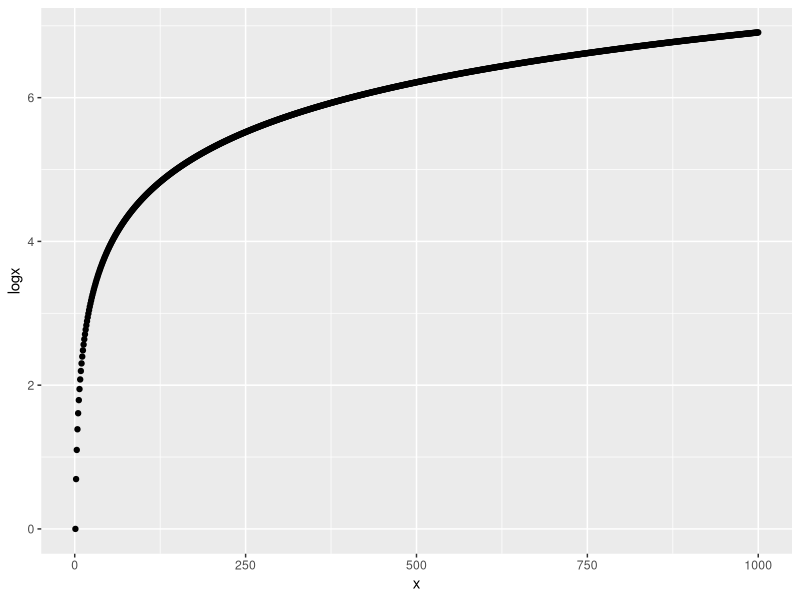
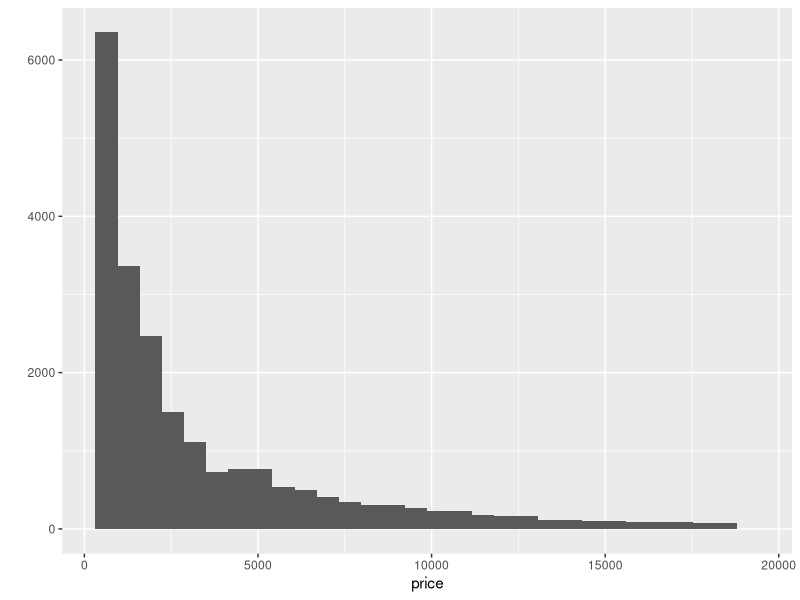
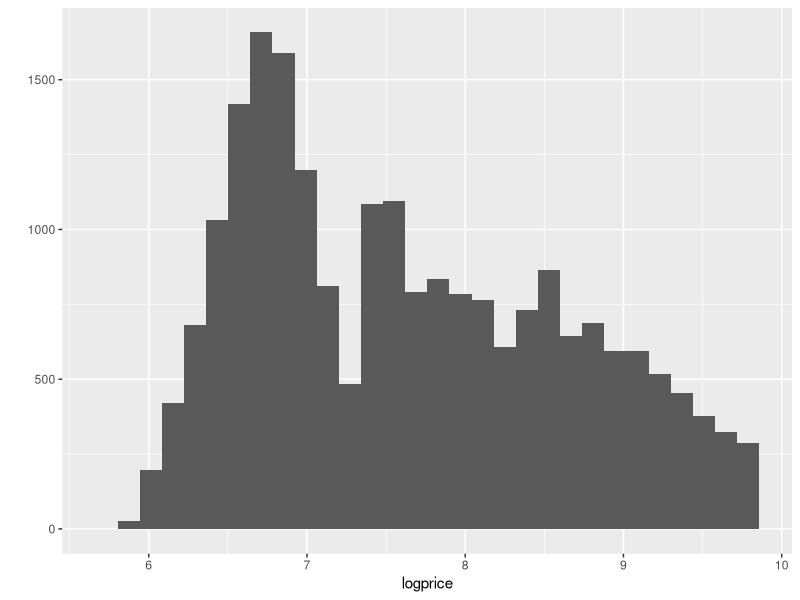
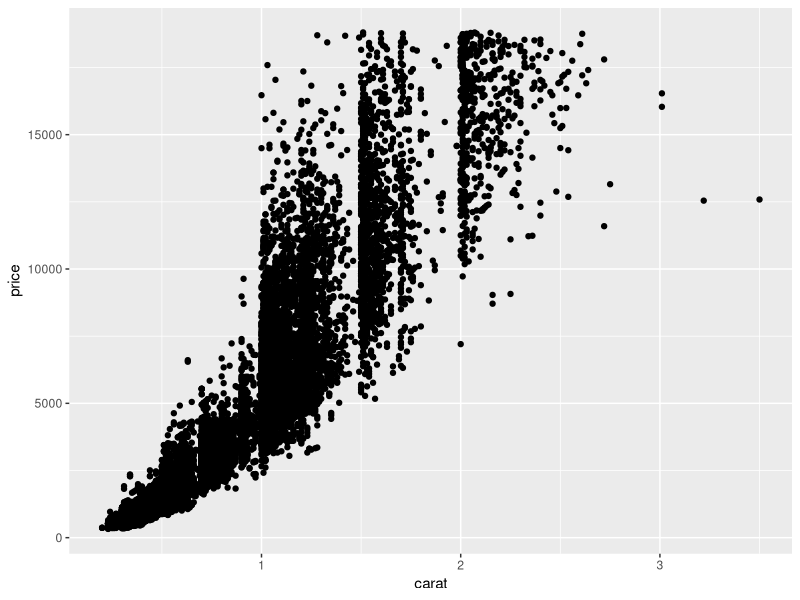
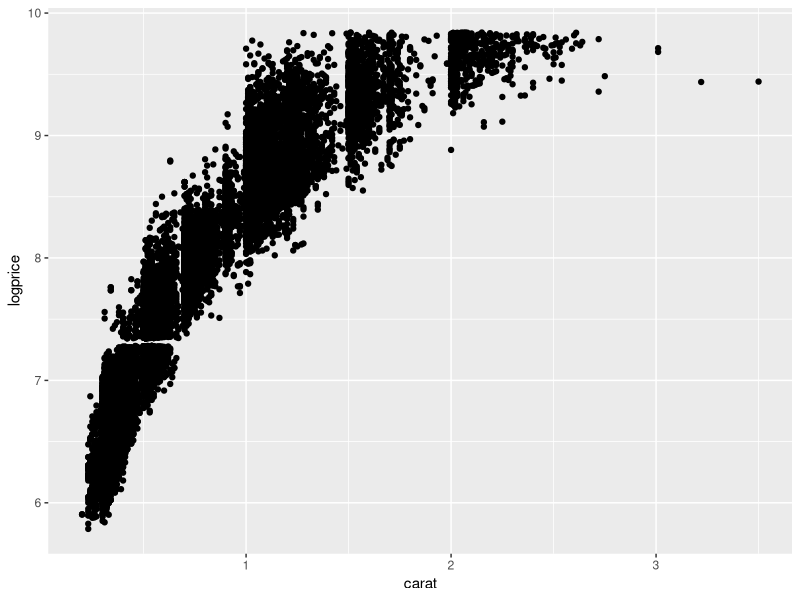
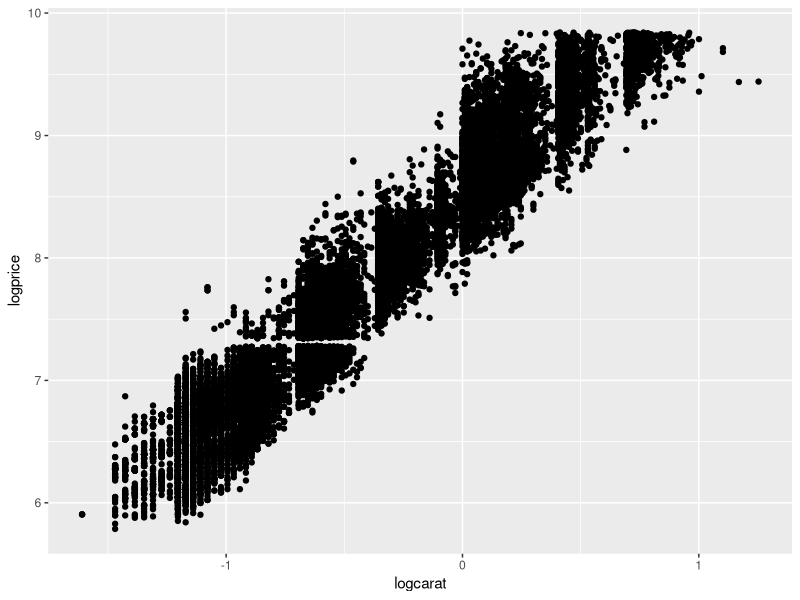
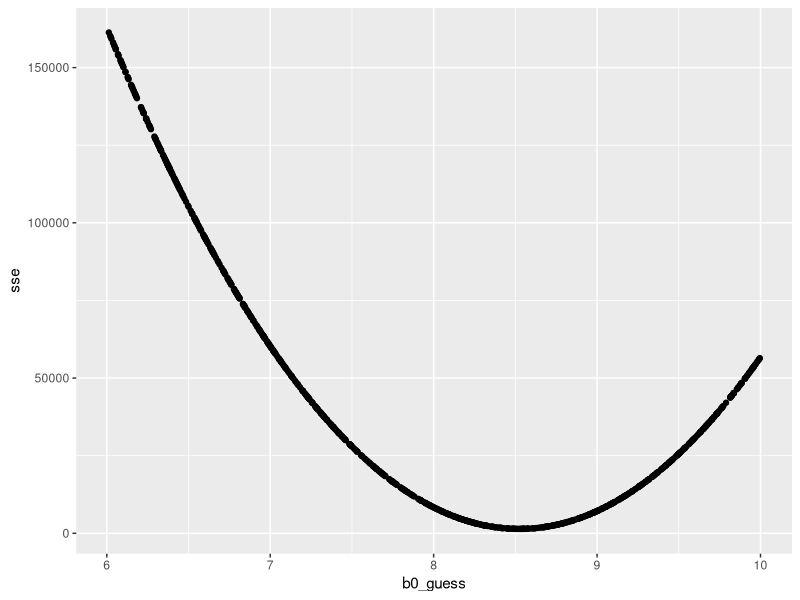
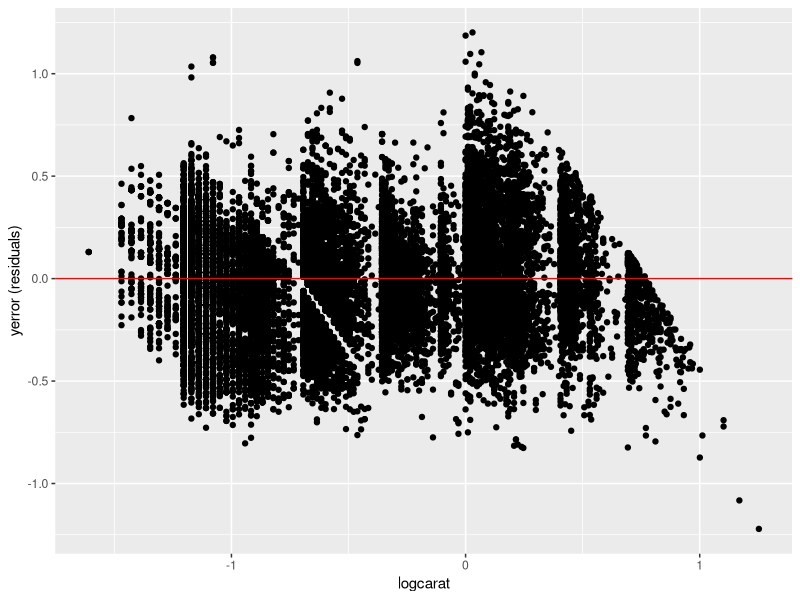

Source code (R) for these figures, in order:
## ---- chunk 1
knitr::opts_chunk$set(echo = TRUE)
## ---- chunk 2
## Including Plots

## You can also embed plots, for example:
## plot(pressure)

## Note that the `echo = FALSE` parameter was added to the code chunk to prevent printing of the R code that generated the plot.

## ---- chunk 3
library(tidyverse)
data("diamonds")
view(diamonds)
table(diamonds$cut)
ideal <- filter(diamonds, cut == "Ideal")
view(ideal)
mean(ideal$carat)
## ---- chunk 4
x <- 1:1000
logx <- log(x)
qplot(x, logx)
## ---- chunk 5
log(1) # log(1) == 0

log(2*3)
log(2) + log(3) # log(z*w) == log(z) + log(w)

log(2^3)
3 * log(2) # log(z^w) == w * log(z)

exp(log(5.4)) # exp(log(x)) == x, where exp() takes e (~= 2.72) and raises it to the value of the function's argument
## ---- chunk 6
ideal$logprice<-log(ideal$price)
ideal$logcarat<-log(ideal$carat)
view(ideal)
## ---- chunk 7
qplot(x = price, data = ideal)
qplot(x = logprice, data = ideal)
## ---- chunk 8
qplot(x = carat, y = price, data = ideal,xlab = "carat", ylab = "price")
qplot(x = carat, y = logprice, data = ideal,xlab = "carat", ylab = "logprice")
qplot(x = logcarat, y = logprice, data = ideal,xlab = "logcarat", ylab = "logprice")
## ---- chunk 9
m1 <- lm(formula = logprice ~ logcarat, data = ideal)
#str(m1)
summary(m1)
coef(m1)
model_coefs <- coef(m1)

## ---- chunk 10
model_coefs
## ---- chunk 11
exp(model_coefs[1])
## ---- chunk 12
carat_samples <- data.frame(logcarat=log(c(0.5,1.0,1.5)))
carat_samples
price_samples <- predict(m1,newdata = carat_samples)

print("Prediction of logprice for carat sizes of 0.5, 1 and 1.5 carats")
c(0.5,1.0,1.5)
print(price_samples)
print("Prediction of price for carat sizes of 0.5, 1 and 1.5 carats:")
c(0.5,1.0,1.5)
exp(price_samples)

## ---- chunk 13
model_score_int <- function(b0, x, y){
  b1 <- (mean(y) - b0) / mean(x)
  yhat <- b0 + b1 * x
  e <- y - yhat
  sum(e^2)
}
## ---- chunk 14
sse_sample <- model_score_int(b0 = 8, x = ideal$logcarat, y = ideal$logprice)
sse_sample

## ---- chunk 15
n_guess <- 1000
# 1000 random draws between 0 and 1000.
b0_guess <- runif(n = n_guess, min = 6, max = 10)
head(b0_guess)
## ---- chunk 16
sse <- map_dbl(b0_guess, model_score_int, x = ideal$logcarat, y = ideal$logprice)
length(sse)
head(sse)
# min(sse)
## ---- chunk 17
qplot(b0_guess, sse)
## ---- chunk 18
anova(m1)
## ---- chunk 19
ssr_m1 <- 19809.7/21220.4
ssr_m1
summary(m1)
## ---- chunk 20
ydata <- ideal$logprice

# we are not sending data to predict. So it uses the previous data and y of the original fit to the data.
yfit <- predict(m1)
yerror <- residuals(m1)
# for plotting purposes only
m2 <- lm(residuals(m1) ~ ideal$logcarat)

qplot(x=ideal$logcarat, y=yerror,xlab = "logcarat", ylab = "yerror (residuals)") + geom_abline(intercept=coef(m2)[1], slope=coef(m2)[2], color = "red")

## ---- chunk 21
diamonds %>%
  mutate(price_carat = price / carat) %>%
  group_by(cut) %>%
  summarize(m_price_carat = mean(price_carat))
## ---- chunk 22
library(tidyverse)
simreg <- function(beta0, beta1, sigma, x){
  err <- rnorm(length(x), sd = sigma)
  beta0 + beta1 * x + err
}
## ---- chunk 23
gen_sample_coef <- function(beta0_to_sim, beta1_to_sim, sigma_to_sim, xs){
  ys <- simreg(beta0 = beta0_to_sim, beta1 = beta1_to_sim, 
               sigma = sigma_to_sim, x = xs)
  m_sim <- lm(ys ~ xs)
  coef(summary(m_sim))[1, 1:2]
}
## ---- chunk 24
Vanguard <- read_csv("Vanguard.csv")
marketRf <- read_csv("marketRf.csv")
wide_van <- Vanguard %>%
  select(date, ticker, mret) %>%
  pivot_wider(names_from = ticker, values_from = mret)
join_van <- left_join(wide_van, select(marketRf, date, vwretd), by = "date")

num_samples <- 1000
truebeta0 <- 0
truebeta1 <- 1
truesigma <- 0.025

out_df <- as.data.frame(t(replicate(num_samples, 
                   gen_sample_coef(beta0_to_sim = truebeta0, beta1_to_sim = truebeta1, 
                                   sigma_to_sim = truesigma, xs = join_van$vwretd))))
colnames(out_df) <- c("b0", "sb0")
## ---- chunk 25
out_df <- mutate(out_df,t_stat=b0/sb0)
p1<-qplot(out_df$t_stat,xlab="t-statistics")
## ---- chunk 26
qt(.975, df = 434)
qt(.025, df = 434)
ggplot(data = out_df, aes(x = t_stat)) + 
  geom_histogram() + 
  xlab("Simulated t-stat") + 
  ylab("Count") + 
  geom_vline(xintercept = qt(.975, df = 434),color="red")+geom_vline(xintercept = qt(0.025, df = 434),color="red")

#(p2 <- p1+qplot(qt(.975, df = 998)*rep(1, 10000),c(1:10000),color = "red"))
## ---- chunk 27
beyond_lim<-abs(out_df$t_stat) > qt(.975, df = 434)
mean(beyond_lim)
## ---- chunk 28
num_samples <- 1000
truebeta0 <- 0.002
truebeta1 <- 1
truesigma <- 0.025

out_df2 <- as.data.frame(t(replicate(num_samples, 
                   gen_sample_coef(beta0_to_sim = truebeta0, beta1_to_sim = truebeta1, 
                                   sigma_to_sim = truesigma, xs = join_van$vwretd))))
colnames(out_df2) <- c("b0", "sb0")

out_df2 <- mutate(out_df2,t_stat=b0/sb0)
#qplot(out_df2$t_stat,xlab="t-statistics")

#qt(.975, df = 998)
#qt(.025, df = 998)

beyond_lim<-abs(out_df2$t_stat) > qt(.975, df = 434)
mean(beyond_lim)

ggplot(data = out_df2, aes(x = t_stat)) + 
  geom_histogram() + 
  xlab("Simulated t-stat") + 
  ylab("Count") + 
  geom_vline(xintercept = qt(.975, df = 434),color="red")+geom_vline(xintercept = qt(0.025, df = 434),color="red")
## ---- chunk 29
gen_sample_confint <- function(beta0_to_sim, beta1_to_sim, sigma_to_sim, xs){
  ys <- simreg(beta0 = beta0_to_sim, beta1 = beta1_to_sim, 
               sigma = sigma_to_sim, x = xs)
  m_sim <- lm(ys ~ xs)
  confint(m_sim)[1, 1:2]
}
num_samples <- 1000
truebeta0 <- 0.002
truebeta1 <- 1
truesigma <- 0.025

out_df3 <- as.data.frame(t(replicate(num_samples, 
                   gen_sample_confint(beta0_to_sim = truebeta0, beta1_to_sim = truebeta1, 
                                   sigma_to_sim = truesigma, xs = join_van$vwretd))))
colnames(out_df3) <- c("conf_25", "conf_975")

temp_new<-out_df3$conf_25 < 0 & out_df3$conf_975 > 0
mean(out_df3$conf_25 < 0 & out_df3$conf_975 > 0)
print("This number is apprximately 1-0.35 that we found earlier. Meaning that 0 will be found only 65% in the confidence interval. Therefore, we accept the null hypothesis 65%.")
## ---- chunk 30
num_obs <- 1000
ads <- rep(c(0, 1), each = num_obs / 2) # each does 500 zeros and 500 ones. Times alternates zeros and ones.
## ---- chunk 31
simreg <- function(beta0, beta1, sigma, x){
  err <- rnorm(length(x), sd = sigma)
  beta0 + beta1 * x + err
}
gen_sample_coef <- function(beta0_to_sim, beta1_to_sim, sigma_to_sim, xs){
  ys <- simreg(beta0 = beta0_to_sim, beta1 = beta1_to_sim, 
               sigma = sigma_to_sim, x = xs)
  m_sim <- lm(ys ~ xs)
  coef(summary(m_sim))[2, 1:2] # returns b_1 and s_{b_1}
}

num_samples <- 1000
truebeta0 <- 7
truebeta1 <- 0.04
truesigma <- 0.85

out_df4 <- as.data.frame(t(replicate(num_samples, 
                   gen_sample_coef(beta0_to_sim = truebeta0, beta1_to_sim = truebeta1, 
                                   sigma_to_sim = truesigma, xs = ads))))
colnames(out_df4) <- c("b1", "sb1")

out_df4 <- mutate(out_df4,t_stat=(b1-0)/sb1)
#p1<-qplot(out_df$t_stat,xlab="t-statistics")
ggplot(data = out_df4, aes(x = t_stat)) + 
  geom_histogram() + 
  xlab("Simulated t-stat") + 
  ylab("Count") + 
  geom_vline(xintercept = qt(.975, df = 998),color="red")+geom_vline(xintercept = qt(0.025, df = 998),color="red")

## ---- chunk 32
print("That is, on what proportion of samples did you find $|t|$ to be greater than the absolute value of the critical value calculated using 95% confidence interval?")
beyond_lim<-abs(out_df4$t_stat) > qt(.975, df = 998)
mean(beyond_lim)
print(paste0("we reject the null hypothesis ",mean(beyond_lim)*100,"% of the times with N=",num_samples))
## ---- chunk 33
num_obs <- 100
ads <- rep(c(0, 1), each = num_obs / 2) # each does 50 zeros and 50 ones. Times alternates zeros and ones.

num_samples <- 1000
truebeta0 <- 7
truebeta1 <- 0.04
truesigma <- 0.85

out_df5 <- as.data.frame(t(replicate(num_samples, 
                   gen_sample_coef(beta0_to_sim = truebeta0, beta1_to_sim = truebeta1, 
                                   sigma_to_sim = truesigma, xs = ads))))
colnames(out_df5) <- c("b1", "sb1")

out_df5 <- mutate(out_df5,t_stat=(b1-0)/sb1)
#p1<-qplot(out_df$t_stat,xlab="t-statistics")
ggplot(data = out_df5, aes(x = t_stat)) + 
  geom_histogram() + 
  xlab("Simulated t-stat") + 
  ylab("Count") + 
  geom_vline(xintercept = qt(.975, df = num_obs-2),color="red")+geom_vline(xintercept = qt(0.025, df = num_obs-2),color="red")

print("That is, on what proportion of samples did you find $|t|$ to be greater than the absolute value of the critical value calculated using 95% confidence interval?")
beyond_lim<-abs(out_df5$t_stat) > qt(.975, df = num_obs-2)
mean(beyond_lim)
print(paste0("The mean value of b1: ",mean(out_df5$b1)))
print(paste0("The mean value of sb1: ",mean(out_df5$sb1)))
print(paste0("we reject the null hypothesis ",mean(beyond_lim)*100,"% of the times with number of observations N=",num_obs))


num_obs <- 10000
ads <- rep(c(0, 1), each = num_obs / 2) # each does 5000 zeros and 5000 ones. Times alternates zeros and ones.
num_samples <- 1000
truebeta0 <- 7
truebeta1 <- 0.04
truesigma <- 0.85

out_df5 <- as.data.frame(t(replicate(num_samples, 
                   gen_sample_coef(beta0_to_sim = truebeta0, beta1_to_sim = truebeta1, 
                                   sigma_to_sim = truesigma, xs = ads))))
colnames(out_df5) <- c("b1", "sb1")

out_df5 <- mutate(out_df5,t_stat=(b1-0)/sb1)
#p1<-qplot(out_df$t_stat,xlab="t-statistics")
ggplot(data = out_df5, aes(x = t_stat)) + 
  geom_histogram() + 
  xlab("Simulated t-stat") + 
  ylab("Count") + 
  geom_vline(xintercept = qt(.975, df = num_obs-2),color="red")+geom_vline(xintercept = qt(0.025, df = num_obs-2),color="red")

print("That is, on what proportion of samples did you find $|t|$ to be greater than the absolute value of the critical value calculated using 95% confidence interval?")
beyond_lim<-abs(out_df5$t_stat) > qt(.975, df = num_obs-2)
mean(beyond_lim)
print(paste0("The mean value of b1: ",mean(out_df5$b1)))
print(paste0("The mean value of sb1: ",mean(out_df5$sb1)))
print(paste0("we reject the null hypothesis ",mean(beyond_lim)*100,"% of the times with number of observations N=",num_obs))


## ---- chunk 34



num_obs <- 14200
ads <- rep(c(0, 1), each = num_obs / 2)
num_samples <- 1000
truebeta0 <- 7
truebeta1 <- 0.04
truesigma <- 0.85

out_df5 <- as.data.frame(t(replicate(num_samples, 
                   gen_sample_coef(beta0_to_sim = truebeta0, beta1_to_sim = truebeta1, 
                                   sigma_to_sim = truesigma, xs = ads))))
colnames(out_df5) <- c("b1", "sb1")

out_df5 <- mutate(out_df5,t_stat=(b1-0)/sb1)
#p1<-qplot(out_df$t_stat,xlab="t-statistics")
 ggplot(data = out_df5, aes(x = t_stat)) + 
   geom_histogram() + 
   xlab("Simulated t-stat") + 
   ylab("Count") + 
   geom_vline(xintercept = qt(.975, df = num_obs-2),color="red")+geom_vline(xintercept = qt(0.025, df = num_obs-2),color="red")

#print("That is, on what proportion of samples did you find $|t|$ to be greater than the absolute value of the critical value calculated using 95% confidence interval?")
beyond_lim<-abs(out_df5$t_stat) > qt(.975, df = num_obs-2)
#mean(beyond_lim)
print(paste0("The mean value of b1: ",mean(out_df5$b1)))
print(paste0("The mean value of sb1: ",mean(out_df5$sb1)))
print(paste0("we reject the null hypothesis ",mean(beyond_lim)*100,"% of the times with number of observations N=",num_obs))

